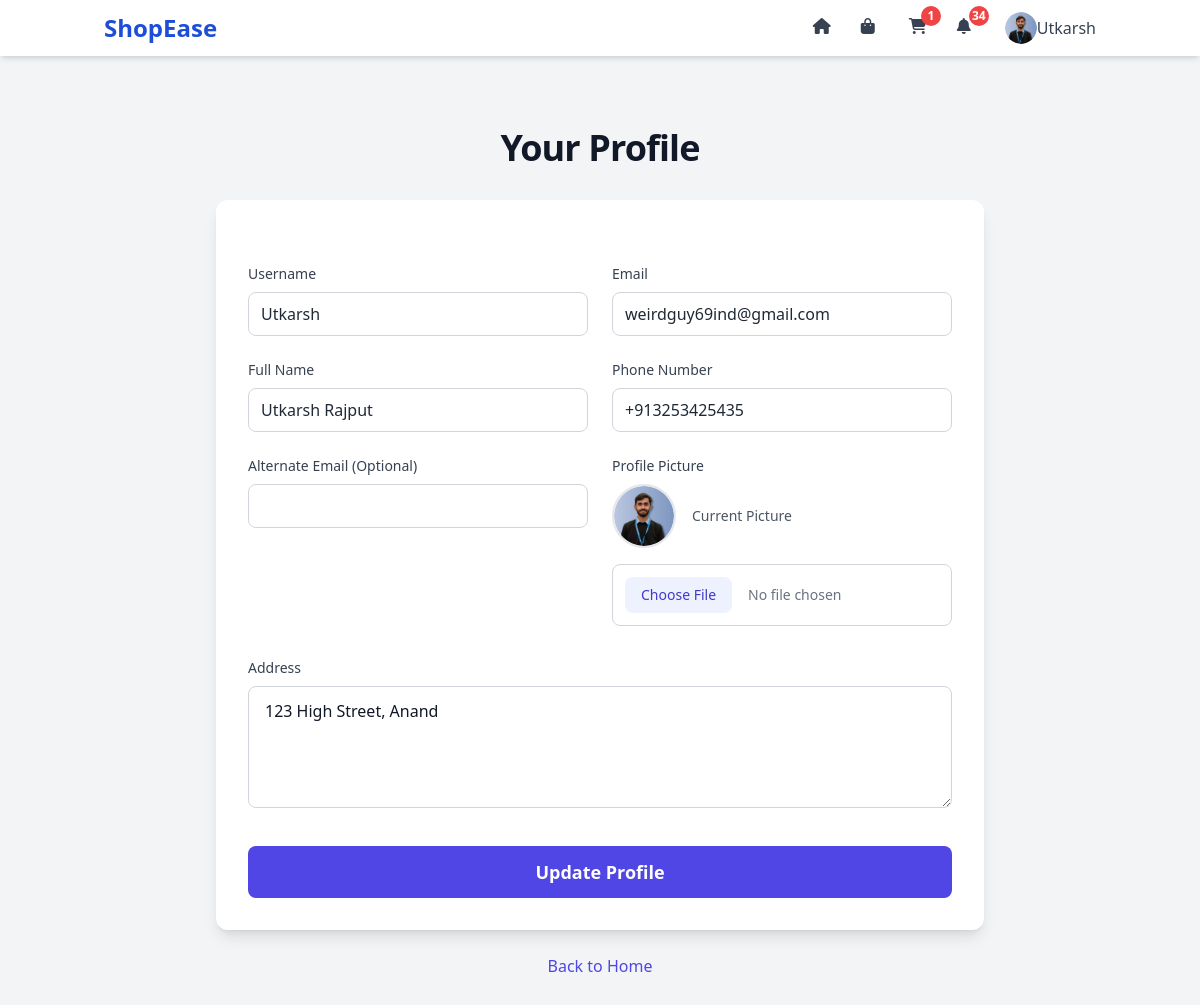
The app's page /profile/ (signed in) with its own data.
### core/models.py (models this page shows, shortened)
class User(AbstractUser):
    ROLE_CHOICES = (
        ('admin', 'Admin'),
        ('seller', 'Seller'),
        ('buyer', 'Buyer'),
    )
    role = models.CharField(max_length=10, choices=ROLE_CHOICES, default='buyer')
    address = models.TextField(blank=True, null=True)
    profile_picture = models.ImageField(upload_to='profiles/', blank=True, null=True)
    full_name = models.CharField(max_length=255, blank=True, null=True)
    phone_number = models.CharField(max_length=15, blank=True, null=True)
    alternate_email = models.EmailField(blank=True, null=True)
    email = models.EmailField(unique=True, blank=False, null=False)

### core/views.py (the view)
# urls.py: path('profile/', views.buyer_profile, name='buyer_profile'),
@login_required
def buyer_profile(request):
    if request.user.role != 'buyer':
        messages.error(request, 'Only buyers can access this page.')
        return redirect('home')
    if request.method == 'POST':
        form = BuyerProfileForm(request.POST, request.FILES, instance=request.user)
        if form.is_valid():
            form.save()
            messages.success(request, 'Profile updated successfully!')
            return redirect('buyer_profile')
        else:
            messages.error(request, 'Please correct the errors below.')
    else:
        form = BuyerProfileForm(instance=request.user)
    return render(request, 'buyer_profile.html', {'form': form})

### core/forms.py (shortened to what this page needs)
class BuyerProfileForm(forms.ModelForm):
    class Meta:
        model = User
        fields = ['username', 'email', 'full_name', 'phone_number', 'alternate_email', 'address', 'profile_picture']
        widgets = {
            'address': forms.Textarea(attrs={'rows': 3}),
        }

### core/context_processors.py (called while the page is built)
def unread_notifications(request):
    if request.user.is_authenticated:
        return {
            'unread_notifications': Notification.objects.filter(user=request.user, is_read=False).count()
        }
    return {'unread_notifications': 0}

### templates/buyer_profile.html (shortened to what this page needs)
{% extends 'base.html' %}
{% block content %}
    <div class="min-h-screen bg-gray-100 py-12 px-4 sm:px-6 lg:px-8">
        <div class="max-w-3xl mx-auto">
            <h1 class="text-4xl font-extrabold text-gray-900 mb-8 text-center tracking-tight">Your Profile</h1>
            <div class="bg-white rounded-xl shadow-lg p-8 transition-all duration-300 hover:shadow-xl">
                <form method="post" enctype="multipart/form-data" class="space-y-8">
                    <div class="grid grid-cols-1 md:grid-cols-2 gap-6">
                        <div>
                            <label for="{{ form.username.id_for_label }}" class="block text-sm font-medium text-gray-700 mb-2">Username</label>
                            <input type="text" name="username" id="{{ form.username.id_for_label }}" value="{{ form.username.value|default:'' }}" class="w-full px-4 py-3 border border-gray-300 rounded-lg focus:ring-2 focus:ring-indigo-500 focus:border-indigo-500 transition duration-200" required>
                        </div>
                        <div>
                            <label for="{{ form.email.id_for_label }}" class="block text-sm font-medium text-gray-700 mb-2">Email</label>
                            <input type="email" name="email" id="{{ form.email.id_for_label }}" value="{{ form.email.value|default:'' }}" class="w-full px-4 py-3 border border-gray-300 rounded-lg focus:ring-2 focus:ring-indigo-500 focus:border-indigo-500 transition duration-200" required>
                        </div>
                        <div>
                            <label for="{{ form.full_name.id_for_label }}" class="block text-sm font-medium text-gray-700 mb-2">Full Name</label>
                            <input type="text" name="full_name" id="{{ form.full_name.id_for_label }}" value="{{ form.full_name.value|default:'' }}" class="w-full px-4 py-3 border border-gray-300 rounded-lg focus:ring-2 focus:ring-indigo-500 focus:border-indigo-500 transition duration-200" required>
                        </div>
                        <div>
                            <label for="{{ form.phone_number.id_for_label }}" class="block text-sm font-medium text-gray-700 mb-2">Phone Number</label>
                            <input type="text" name="phone_number" id="{{ form.phone_number.id_for_label }}" value="{{ form.phone_number.value|default:'' }}" class="w-full px-4 py-3 border border-gray-300 rounded-lg focus:ring-2 focus:ring-indigo-500 focus:border-indigo-500 transition duration-200" placeholder="+919876543210">
                        </div>
                        <div>
                            <label for="{{ form.alternate_email.id_for_label }}" class="block text-sm font-medium text-gray-700 mb-2">Alternate Email (Optional)</label>
                            <input type="email" name="alternate_email" id="{{ form.alternate_email.id_for_label }}" value="{{ form.alternate_email.value|default:'' }}" class="w-full px-4 py-3 border border-gray-300 rounded-lg focus:ring-2 focus:ring-indigo-500 focus:border-indigo-500 transition duration-200">
                        </div>
                        <div>
                            <label for="{{ form.profile_picture.id_for_label }}" class="block text-sm font-medium text-gray-700 mb-2">Profile Picture</label>
                            {% if request.user.profile_picture %}
                                <div class="mb-4 flex items-center">
                                    <img src="{{ request.user.profile_picture.url }}" alt="Profile Picture" class="w-16 h-16 rounded-full object-cover border-2 border-gray-200">
                                    <span class="ml-4 text-gray-600 text-sm">Current Picture</span>
                                </div>
                            {% endif %}
                            <input type="file" name="profile_picture" id="{{ form.profile_picture.id_for_label }}" class="w-full text-sm text-gray-500 file:mr-4 file:py-2 file:px-4 file:rounded-lg file:border-0 file:bg-indigo-50 file:text-indigo-700 hover:file:bg-indigo-100 transition duration-200">
                        </div>
                    </div>
                    <div>
                        <label for="{{ form.address.id_for_label }}" class="block text-sm font-medium text-gray-700 mb-2">Address</label>
                        <textarea name="address" id="{{ form.address.id_for_label }}" rows="4" class="w-full px-4 py-3 border border-gray-300 rounded-lg focus:ring-2 focus:ring-indigo-500 focus:border-indigo-500 transition duration-200">{{ form.address.value|default:'' }}</textarea>
                    </div>
                    <div class="text-center">
                        <button type="submit" class="w-full bg-indigo-600 text-white py-3 px-6 rounded-lg hover:bg-indigo-700 focus:ring-4 focus:ring-indigo-300 transition duration-200 font-semibold text-lg">Update Profile</button>
                    </div>
                </form>
            </div>
            <div class="mt-6 text-center">
                <a href="{% url 'home' %}" class="text-indigo-600 hover:text-indigo-800 font-medium transition duration-200">Back to Home</a>
            </div>
        </div>
    </div>
{% endblock %}

### templates/base.html (shortened to what this page needs)
{% load static %}
<!DOCTYPE html>
<html lang="en">
<head>
    <script src="https://cdn.tailwindcss.com"></script>
    <link rel="stylesheet" href="{% static 'css/style.css' %}">
</head>
<body class="font-sans bg-gray-100 text-gray-900">
    <nav class="bg-white shadow-md fixed top-0 left-0 w-full z-50">
        <div class="container mx-auto px-4 py-3 flex items-center justify-between">
            <a href="{% url 'home' %}" class="text-2xl font-bold text-blue-700">ShopEase</a>
            <div class="hidden md:flex items-center space-x-6">
                <a href="{% url 'home' %}" class="text-gray-700 hover:text-blue-700" title="Home">
                    <i class="fas fa-home w-6 h-6"></i>
                </a>
                <a href="{% url 'product_list' %}" class="text-gray-700 hover:text-blue-700" title="Products">
                    <i class="fas fa-shopping-bag w-6 h-6"></i>
                </a>
                {% if user.is_authenticated %}
                    {% if user.role == 'buyer' %}
                        <a href="{% url 'view_cart' %}" class="relative text-gray-700 hover:text-blue-700" title="Cart">
                            <i class="fas fa-shopping-cart w-6 h-6"></i>
                            {% with cart_items_count=user.cart.items.count %}
                                {% if cart_items_count > 0 %}
                                    <span class="absolute -top-2 -right-2 bg-red-500 text-white text-xs font-bold rounded-full h-5 w-5 flex items-center justify-center">{{ cart_items_count }}</span>
                                {% endif %}
                            {% endwith %}
                        </a>
                        <a href="{% url 'notifications' %}" class="relative text-gray-700 hover:text-blue-700" title="Notifications">
                            <i class="fas fa-bell w-6 h-6"></i>
                            {% if unread_notifications > 0 %}
                                <span class="absolute -top-2 -right-2 bg-red-500 text-white text-xs font-bold rounded-full h-5 w-5 flex items-center justify-center">{{ unread_notifications }}</span>
                            {% endif %}
                        </a>
                        <div class="relative flex items-center space-x-2">
                            <button id="dropdown-toggle" class="flex items-center text-gray-700 hover:text-blue-700 focus:outline-none">
                                {% if user.profile_picture %}
                                    <img src="{{ user.profile_picture.url }}" alt="Profile" class="w-8 h-8 rounded-full object-cover">
                                {% else %}
                                    <i class="fas fa-user w-6 h-6"></i>
                                {% endif %}
                                <span class="text-gray-700 font-medium">{{ user.username }}</span>
                            </button>
                        </div>
                    {% endif %}
                {% endif %}
            </div>
        </div>
    </nav>
    <div class="container mx-auto mt-20 px-4">
        {% block content %}{% endblock %}
    </div>
</body>
</html>

### static/css/style.css (style rules this page uses)
body { font-family: 'Arial', sans-serif; background-color: #f4f4f9; color: #333; }
.container { max-width: 1200px; }
h1, h2 { color: #1e40af; }
button { transition: background-color 0.3s ease; }
input[type="text"], input[type="password"], input[type="email"], select { width: 100%; padding: 10px 12px; border: 1px solid #d1d5db; border-radius: 4px; background-color: #ffffff; color: #1f2937; font-size: 16px; box-sizing: border-box; height: 44px; }
label { display: block; margin-bottom: 5px; color: #4b5563; font-weight: 500; }
nav { transition: all 0.3s ease; }
input[type="text"], input[type="password"], input[type="email"], input[type="number"], select, textarea { width: 100%; padding: 0.75rem; border: 1px solid #d1d5db; border-radius: 0.5rem; background-color: #ffffff; color: #1f2937; font-size: 1rem; box-sizing: border-box; }
input[type="file"] { padding: 0.75rem; border: 1px solid #d1d5db; border-radius: 0.5rem; background-color: #ffffff; }
.fas, .far { width: 1.5rem; height: 1.5rem; }

### records on screen
User: profile_picture (picture), username "Utkarsh", email "weirdguy69ind@gmail.com", full_name "Utkarsh Rajput", phone_number "+913253425435", user.profile_picture (picture), address "123 High Street, Anand"

### other values on screen
{{ cart_items_count }} "1"
{{ unread_notifications }} "34"
